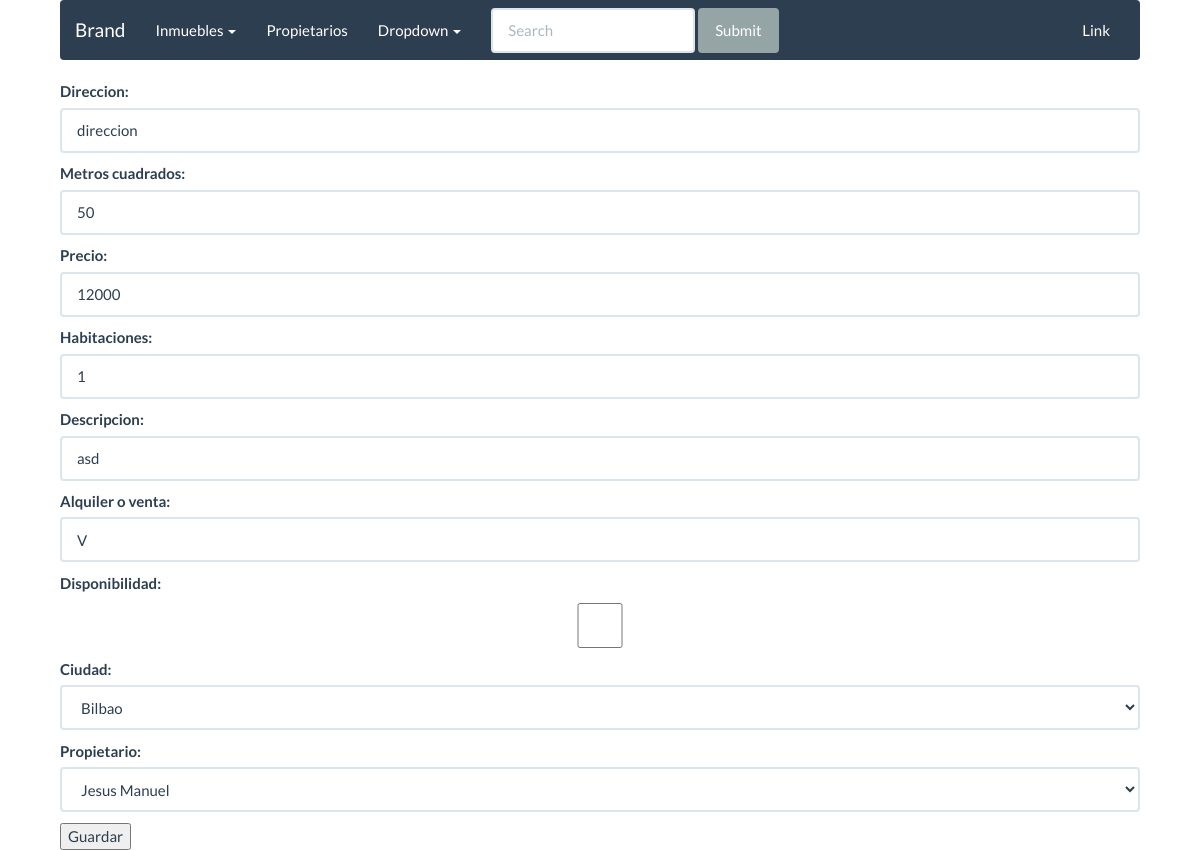
The app's page /inmuebles/editar/2/ with its own data.
### apps/inmuebles/models.py (models this page shows, shortened)
class Inmueble(models.Model):
	direccion = models.CharField(max_length=150)
	metros = models.IntegerField()
	precio = models.IntegerField()
	habitaciones = models.IntegerField()
	descripccion = models.CharField(max_length=300)
	opcion = models.CharField(max_length=2)
	disponibilidad = models.BooleanField()
	ciudad = models.ForeignKey(Ciudad, null=True, blank=True, on_delete=models.CASCADE)
	propietario = models.ForeignKey(Propietario, null=True, blank=True, on_delete=models.CASCADE)
	alqui = models.ManyToManyField(Cliente, through='alquiler', blank=True)
	comprar = models.ManyToManyField(Cliente, blank=True, related_name='comprar')

### apps/inmuebles/views.py (the view)
# urls.py: url(r'^editar/(?P<pk>\d+)/$', inmueble_edit.as_view(), name='inmueble_editar'),
class inmueble_edit(UpdateView):
	model = Inmueble
	form_class = InmuebleForm
	template_name = 'inmuebles/inmuebles_form.html'
	success_url = reverse_lazy("inmuebles")

### apps/ciudades/models.py (called while the page is built)
	def __str__(self):
		return '{}'.format(self.nombre)

### apps/propietarios/models.py (called while the page is built)
	def __str__(self):
		return '{}'.format(self.nombre)

### templates/inmuebles/inmuebles_form.html (shortened to what this page needs)
{% extends 'base/base.html' %}
{% block content %}
	<form method="post">
		{{ form.as_p }}
		<button type="submit">Guardar</button>
	</form>
{% endblock %}

### templates/base/base.html (style rules this page uses)
body { width: 90%;margin:auto; }

### records on screen
Inmueble: direccion "direccion", metros "50", precio "12000", habitaciones "1", descripccion "asd", opcion "V", ciudad "Bilbao", propietario "Jesus Manuel"
